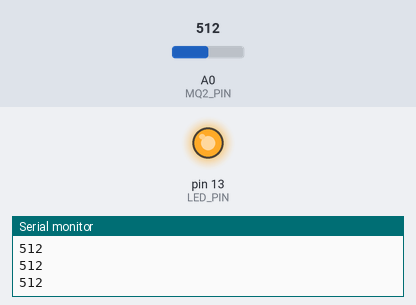
Bench run of a sketch on a simulated Arduino Uno, built with avr-gcc and run on an emulated ATmega328P. On the bench: output pins drawn as LEDs (lit = HIGH), the last lines printed to the serial monitor. Inputs (shaded band) come from the test bench; at power-on: A0 (MQ2_PIN) = 512.

Above: at 1.2 s.
1.3 s: A0 (MQ2_PIN) set to 55
2.8 s: A0 (MQ2_PIN) set to 47
At 4.0 s:
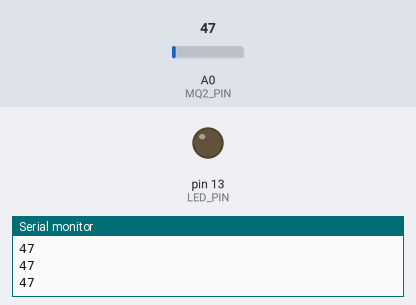
4.3 s: A0 (MQ2_PIN) set to 122
At 5.5 s:
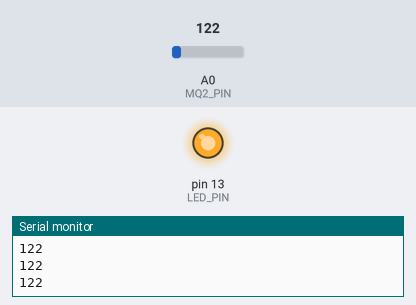
5.8 s: A0 (MQ2_PIN) set to 40
At 6.7 s:
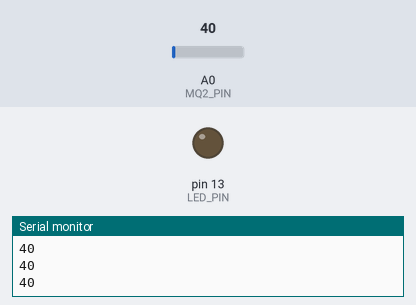
Timing chart, 0 to 8.3 s (numbered marks = the images above; inputs shaded):
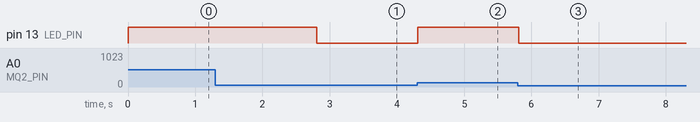

Measured:
- the behaviour switches between 51 and 50 on A0 (MQ2_PIN) (found by bisection; images 0 and 1)
- after the input at 2.8 s, pin 13 (LED_PIN): HIGH → LOW at once
- after the input at 4.3 s, pin 13 (LED_PIN): LOW → HIGH at once
- after the input at 5.8 s, pin 13 (LED_PIN): HIGH → LOW at once

The sketch:

MQ2_arduino.ino
```cpp
#define MQ2_PIN A0     // Define analog pin for MQ2 sensor
#define LED_PIN 13     // Define digital pin for LED

const int SMOKE_THRESHOLD = 50; // Define threshold value for smoke detection

void setup() {
  Serial.begin(9600);   // Start serial communication at 9600 bps
  pinMode(LED_PIN, OUTPUT); // Set LED pin as output
}

void loop() {
  int sensorValue = analogRead(MQ2_PIN); // Read analog value from MQ2 sensor

  // Send the sensor value to the serial plotter
  Serial.println(sensorValue);

  // Check if smoke is detected
  if (sensorValue > SMOKE_THRESHOLD) {
    digitalWrite(LED_PIN, HIGH); // Turn on LED
  } else {
    digitalWrite(LED_PIN, LOW); // Turn off LED
  }

  delay(100); // Delay for 1 second before taking the next reading
}
```
